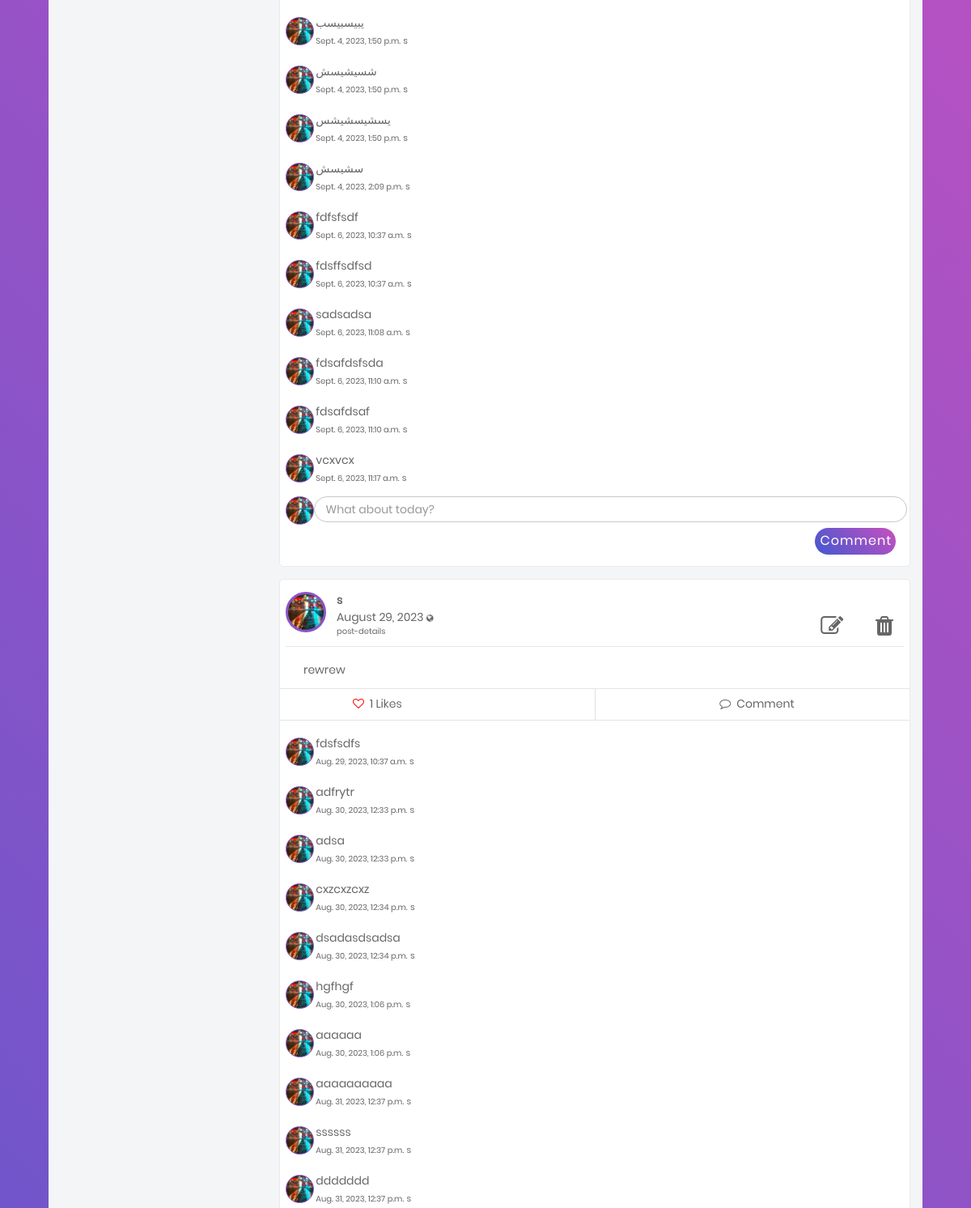
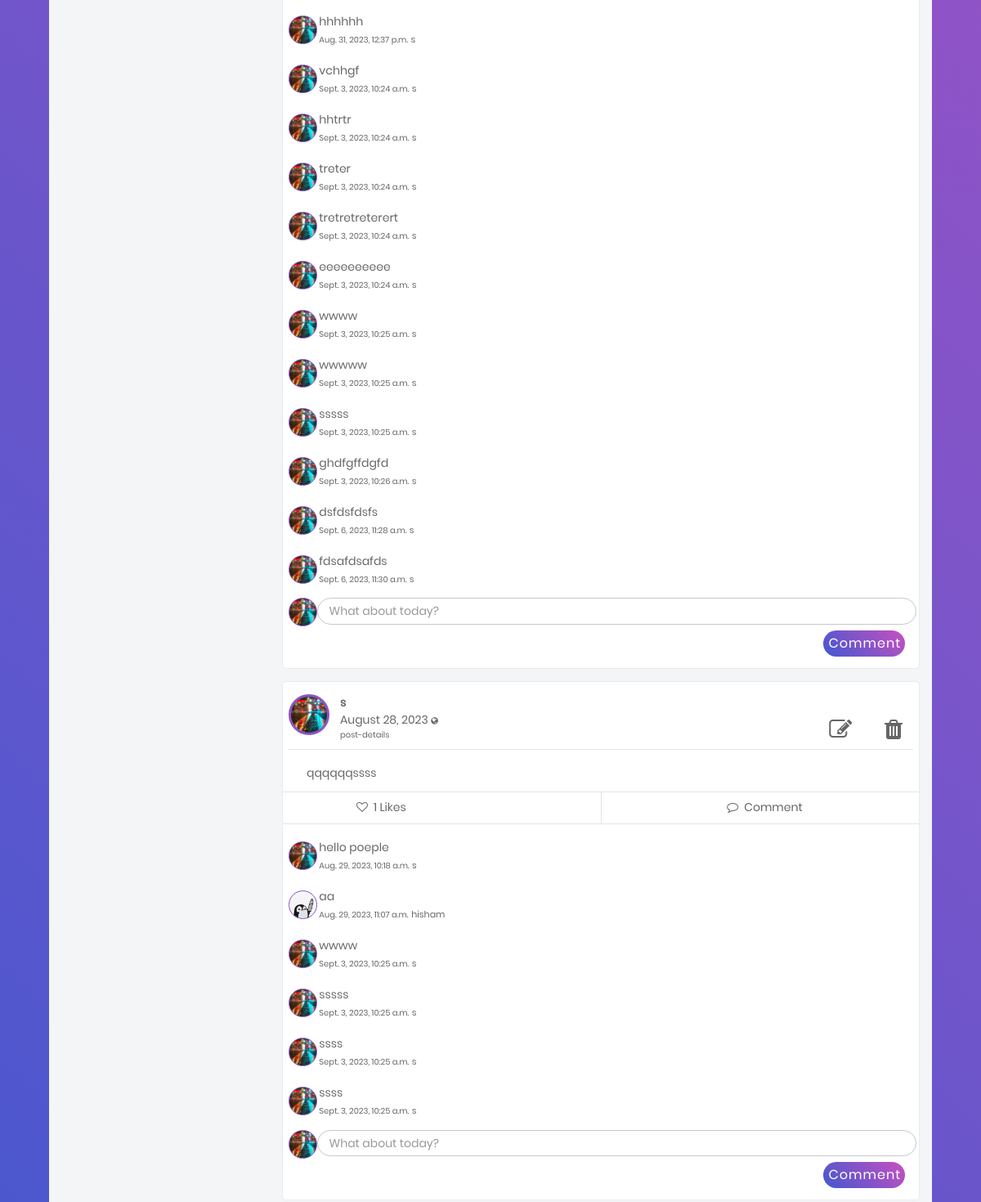
/blog/profile/ (signed in, middle part), run on an earlier commit of the app's database (2 pictures, top to bottom).
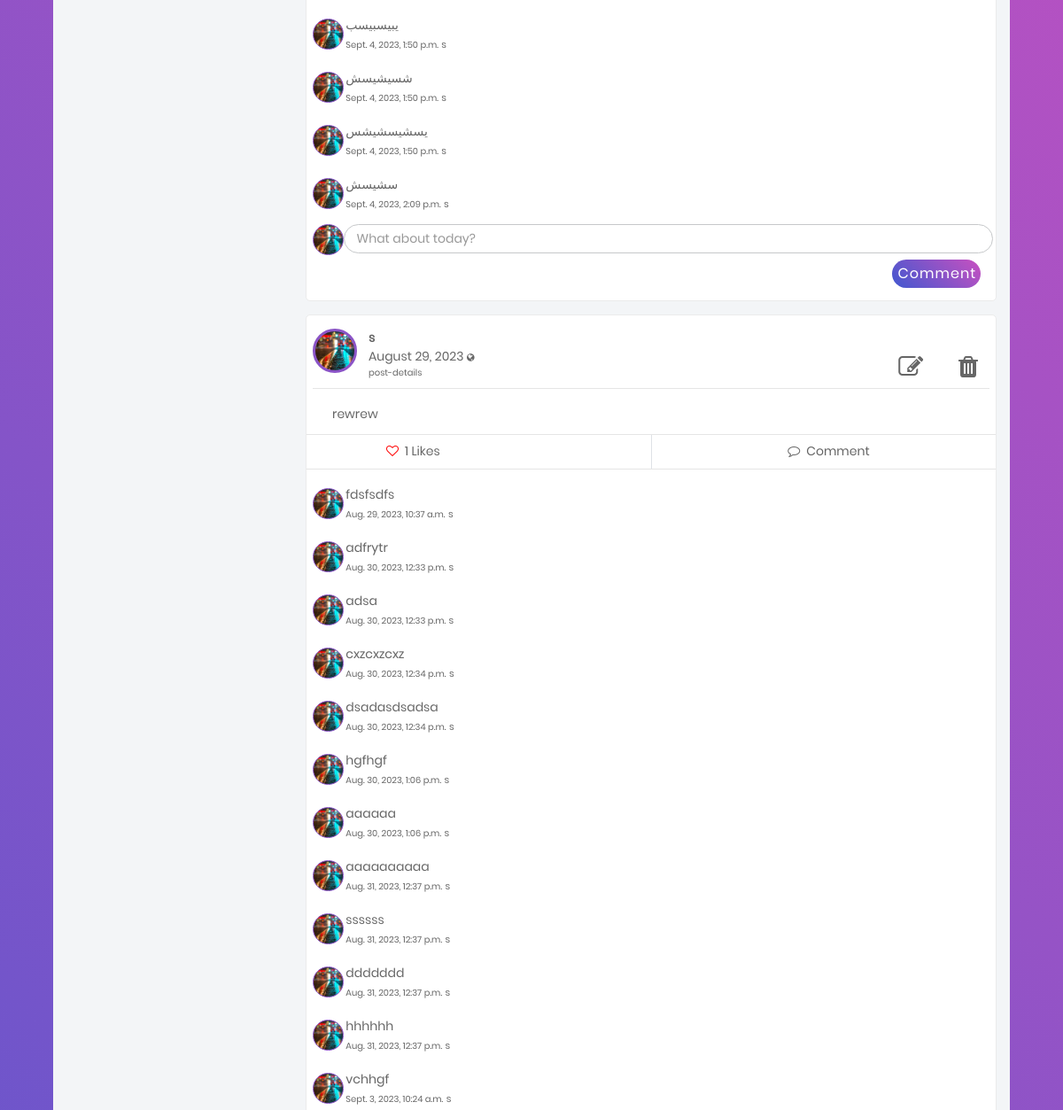
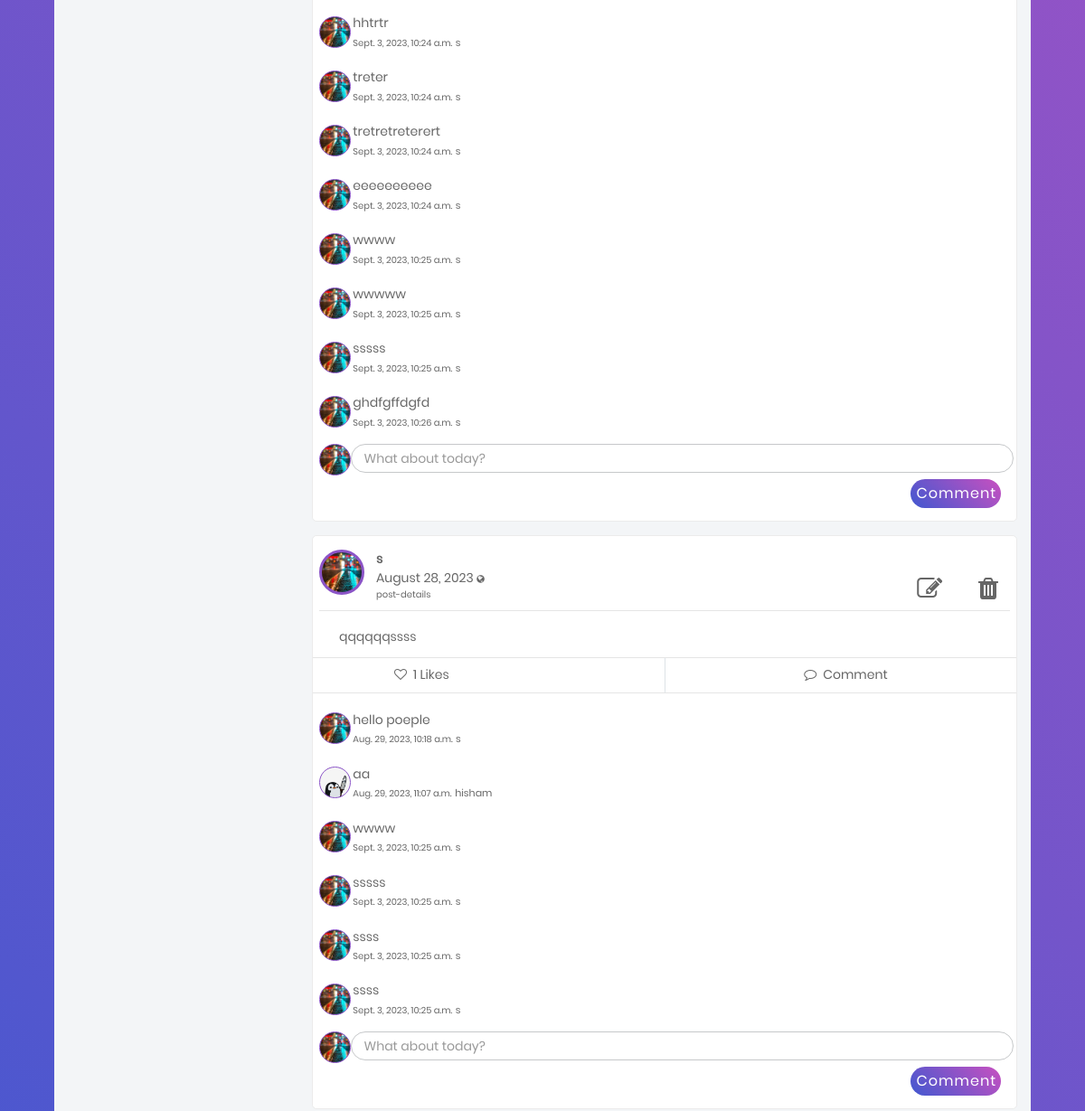
And on a later commit of the database (2 pictures, top to bottom).
### blog/models.py (models this page shows, shortened)
class Comment(models.Model):
    user = models.ForeignKey(Profile, on_delete=models.CASCADE)
    post = models.ForeignKey(Post, on_delete=models.CASCADE)
    body = models.CharField(max_length=300)
    liked = models.ManyToManyField(Post, blank=True, related_name='likes')
    updated = models.DateTimeField(default = timezone.now )
    created = models.DateTimeField(default = timezone.now)

class Post(models.Model):
    content = models.TextField()
    date_posted = models.DateTimeField(default = timezone.now)
    author = models.ForeignKey(User,on_delete=models.CASCADE)
    post_image = models.ImageField(null=True, blank=True, upload_to="images/")
    liked = models.ManyToManyField(Profile, blank=True, related_name='likes')
    updated = models.DateTimeField( default = timezone.now)
    created = models.DateTimeField( default = timezone.now)
    author = models.ForeignKey(Profile, on_delete=models.CASCADE, related_name='posts')
    def num_likes(self):
        print(timezone.now)
        return self.liked.all().count()
    class Meta:
        ordering = ('-created',)

### users/models.py (models this page shows, shortened)
class Profile(models.Model):
    user = models.OneToOneField(User, on_delete=models.CASCADE)
    image = models.ImageField(default='default.jpg', upload_to='profile_pics')
    bgimage = models.ImageField(default='default.jpg', upload_to='bg_pics')
    friends = models.ManyToManyField(User, blank=True, related_name='friends')
    slug = models.SlugField(unique=True,default=uuid.uuid1)
    forget_password_token= models.CharField(max_length=100)
    updated = models.DateTimeField( auto_now=True)
    created = models.DateTimeField( auto_now_add=True)
    objects = ProfileManager()
    def get_friends(self):
        return self.friends.all()
    def get_friends_no(self):
        return self.friends.all().count()
    def get_posts_no(self):
        return self.posts.all().count()
    def get_all_authors_posts(self):
        return self.posts.all()

### blog/views.py (the view, shortened to what this page needs)
# urls.py: path('profile/',views.profile,name="profile"),
@login_required
def profile(request):
    print(request.path)
    profile = Profile.objects.get(user=request.user)
    form = ProfileModelForm(
        request.POST or None, request.FILES or None, instance=profile
    )
    confirm = False
    c_form = CommentModelForm()
    post_added = False
    if request.method == "POST":
        if form.is_valid():
            form.save()
            confirm = True
    context = {
        "posts": profile.get_all_authors_posts(),
        "user": request.user,
        "im": Profile.objects.filter(user=request.user),
        "profile": profile,
        "friends": profile.get_friends(),
        "c_form": c_form,
        "post_added": post_added,
        "pos": profile.get_posts_no,
        "form": form,
        "confirm": confirm,
    }
    return render(request, "blog/profile.html", context)

### blog/forms.py
class CommentModelForm(forms.ModelForm):
    def __init__(self, *args: Any, **kwargs: Any) -> None:
        super().__init__(*args, **kwargs)
        self.helper = FormHelper()
        self.helper.form_show_labels = False
        self.fields["body"].help_text = None
        self.fields['body'].label = ""
        self.fields["body"].widget.attrs.update({
            "class":"p-2 fs-14 pl-3",
            "style":" background:transparent; width:100%;",
            "id":"fullname",
            "type":"text",
            "name":"fullname",
            "placeholder":"What about today?",
        })
    class Meta:
        model = Comment
        fields =('body',)

### blog/templates/blog/profile.html (shortened to what this page needs)
<!DOCTYPE html>
<div id="com">
{% extends "blog/base.html" %} {% load static %} {% load crispy_forms_tags %} {% load widget_tweaks %}
{% block content %}
<div class="container mt-5" style="width: 75%" id="all">
<div id="allposts2">
  {% include 'blog/user-post-list.html' %}
</div>
  {% endblock content %}

### blog/templates/blog/user-post-list.html (shortened to what the changed rows need)
{% if not posts %}
              <div id="notfound" style="position: relative; height: 30vh">
                <div
                  class="notfound"
                  style="
                    position: absolute;
                    left: 50%;
                    top: 50%;
                    -webkit-transform: translate(-50%, -50%);
                    -ms-transform: translate(-50%, -50%);
                    transform: translate(-50%, -50%);
                  "
                >
                  <div
                    class="notfound-404"
                    style="
                      position: relative;
                      height: 200px;
                      margin: 0px auto 20px;
                      z-index: -1;
                    "
                  >
                    <h1
                      style="
                        font-family: 'Montserrat', sans-serif;
                        font-size: 150px;
                        font-weight: 200;
                        margin: 0px;
                        color: #211b19;
                        text-transform: uppercase;
                        position: absolute;
                        left: 50%;
                        top: 55%;
                        -webkit-transform: translate(-50%, -50%);
                        -ms-transform: translate(-50%, -50%);
                        transform: translate(-50%, -50%);
                      "
                    >
                      Oops!
                    </h1>
                    <h2
                      style="
                        font-family: 'Montserrat', sans-serif;
                        font-size: 17px;
                        font-weight: 400;
                        text-transform: uppercase;
                        color: #211b19;
                        background: #fff;
                        padding: 10px 5px;
                        margin: auto;
                        display: inline-block;
                        position: absolute;
                        top: 75%;
    width: 231%;
    margin-left: -65%;
                      "
                    >
                      You currently have no posts
                    </h2>
                  </div>
                  <div class="container-login100-form-btn" style="opacity: 0%;">
                    <a>
                      <input type="hidden" class="login100-form-btn">
                        Back to HomePage
                      </a
                    >
                  </div>
                </div>
              </div>
              {% else %}
{% for post in posts %}
<div class="main-block post-with-photo" id="post-list">
  <div class="Post-Box">
    <div class="header row" style="width: 100%">
      <div class="col-1" style="padding-right: 9%; padding-top: 1%">
        <div class="pt-2 pl-2 d-inline-block">
          <div
            class="Profile-Picture"
            style="background: url('{{ post.author.image.url }}') "
          ></div>
        </div>
      </div>
      <div class="col-8 p-l-0">
        <div class="UserName d-inline-block mt-3" style="width: 144%">
          <div style="display: inline-block; width: 35%;">
            <p>
              <a
                href="{% url 'profile-detail-view' post.author.slug %}"
                class="font-weight-bold"
                >{{ post.author.user }}</a
              >
            </p>
            <p class="lh-1-2">
              {{ post.date_posted|date:"F d, Y" }}
              <i
                class="fa fa-globe fs-10"
                data-toggle="tooltip"
                data-placement="top"
                title="Public"
              ></i>
              <br />
              <a href=" {%url 'post-detail' post.id%} " class="fs-10"
                >post-details</a
              >
            </p>
          </div>
          <div style="display: inline; padding-left: 42%">
             {% if request.user == post.author.user %}
            <a href="{% url 'post-update' post.pk %}" style="padding: 5%"
              ><i class="fa fa-edit fa-2x"></i
            ></a>
            <a href="{% url 'post-delete' post.pk %}"
              ><i class="fa fa-trash fa-2x" aria-hidden="true"></i
            ></a>
            {% endif %}
          </div>
        </div>
      </div>
    </div>
    <hr class="m-2" />
    <div class="details col">
      <p class="px-3" style="padding: 10px">{{ post.content }}</p>
    </div>
    <hr class="mt-0 mb-0" />
    <div class="footer">
      <div class="row action-btn">
        <div class="col">
         {% include 'blog/Likes_profile.html' %}
        </div>
        <div class="col border-left">
          <p class="py-2 footer-btn text-center">
            <a href=""
              ><i class="fa fa-comment-o" aria-hidden="true"></i>
              <span class="px-1"> Comment</span></a
            >
          </p>
        </div>
      </div>
      <hr class="mt-0 mb-2" />
      <div class="row comment-list" id="prof_com">
       {% include 'blog/comments_prof.html' %}
      </div>
    </div>
  </div>
</div>
{% endfor %}
{% endif %}

### blog/templates/blog/Likes_profile.html (shortened to what this page needs)
 <form  hx-post = "{% url 'like-post-view-profile' %}" hx-target="#allposts2" >
            {% if profile not in post.liked.all %}
            <button
              style="
                background-color: transparent;
                border: none;
                box-shadow: none;
              "
              type="submit"
            >
              <p class="py-2 footer-btn" style="padding-left: 90px">
                <i class="fa fa-heart-o" aria-hidden="true"></i>
                <span class="px-1"> {{ post.num_likes }} Likes</span>
              </p>
            </button>
            {% else %}
            <button
              style="
                background-color: transparent;
                border: none;
                box-shadow: none;
              "
              type="submit"
            >
              <p class="py-2 footer-btn" style="padding-left: 90px">
                <i
                  class="fa fa-heart-o"
                  aria-hidden="true"
                  style="color: red"
                ></i>
                <span class="px-1"> {{ post.num_likes }} Likes</span>
              </p>
            </button>
            {% endif %}
          </form>

### blog/templates/blog/comments_prof.html
{% for c in post.comment_set.all %}
        <div class="add-comment col-12 pt-0">
          <div class="row">
            <div class="col-1" style="padding-right: 6%; padding-top: 0.9%;">
              <div class="pt-2 pl-2 d-inline-block">
                <div
                  class="Profile-Picture-Comment"
                  style="background: url('{{ c.user.image.url }}'); "
                ></div>
              </div>
            </div>
            <div>
              <div class="row pr-2 pt-2 pb-2 pl-0" style="width:400%;">
                <div class="col pl-0">
                  <p class="pt-1 pl-2 pb-0 fs-14">{{c.body}}</p>
                  <p class="p-0 pl-2 fs-10">
                    <span class="fs-10" style="margin-right: 0.2%;">{{ c.created }}</span>
                    <span  >
                      <a
                        href="{% url 'profile-detail-view' c.user.slug %}"
                        class="fs-11"
                        >{{ c.user.user }}</a
                      ></span
                    >
                    <br>
                  </p>
                </div>
              </div>
            </div>
          </div>
        </div>
        {% endfor %}
        <div class="add-comment col-12 pb-2">
          <div class="row">
            <div class="col-1" style="padding-right: 7%">
              <div class="pt-2 pl-2 d-inline-block">
                <div
                  class="Profile-Picture-Comment"
                  style="background: url('{{ user.profile.image.url }}'); "
                ></div>
              </div>
            </div>
            <div class="col-10 pl-0">
              <div class="row pr-2 pt-2 pb-2 pl-0">
                <div class="col pl-0">
                 {% include 'blog/comment_form_prof.html' %}
                </div>
              </div>
            </div>
          </div>
        </div>

### blog/templates/blog/comment_form_prof.html (shortened to what this page needs)
 <form hx-post="{% url 'profile' %}" hx-target="#com"  >
                    <div
                      style="
                        border-radius: 25px;
                        border: 1px solid #c6c8ca;
                        width: 110%;
                      "
                    >
                      {{c_form}}
                    </div>
                    <div class="action p-2 pr-3" style="width: 110%">
                      <button
                        type="submit"
                        class="float-r p-2 fs-16 post"
                        name="submit_c_form"
                        style="width: 100px"
                      >
                        Comment
                      </button>
                    </div>
                  </form>

What changed in the data, as far as the page shows it:
removed Comment: user.image (picture), body "fdfsfsdf", created "Sept. 6, 2023, 10:37 a.m.", user.user "s", shown under Post (number 1 of 3 on the later page)
removed Comment: user.image (picture), body "fdsffsdfsd", created "Sept. 6, 2023, 10:37 a.m.", user.user "s", shown under Post (number 1 of 3 on the later page)
removed Comment: user.image (picture), body "sadsadsa", created "Sept. 6, 2023, 11:08 a.m.", user.user "s", shown under Post (number 1 of 3 on the later page)
removed Comment: user.image (picture), body "fdsafdsfsda", created "Sept. 6, 2023, 11:10 a.m.", user.user "s", shown under Post (number 1 of 3 on the later page)
removed Comment: user.image (picture), body "fdsafdsaf", created "Sept. 6, 2023, 11:10 a.m.", user.user "s", shown under Post (number 1 of 3 on the later page)
removed Comment: user.image (picture), body "vcxvcx", created "Sept. 6, 2023, 11:17 a.m.", user.user "s", shown under Post (number 1 of 3 on the later page)
removed Comment: user.image (picture), body "dsfdsfdsfs", created "Sept. 6, 2023, 11:28 a.m.", user.user "s", shown under Post "August 29, 2023"
removed Comment: user.image (picture), body "fdsafdsafds", created "Sept. 6, 2023, 11:30 a.m.", user.user "s", shown under Post "August 29, 2023"
